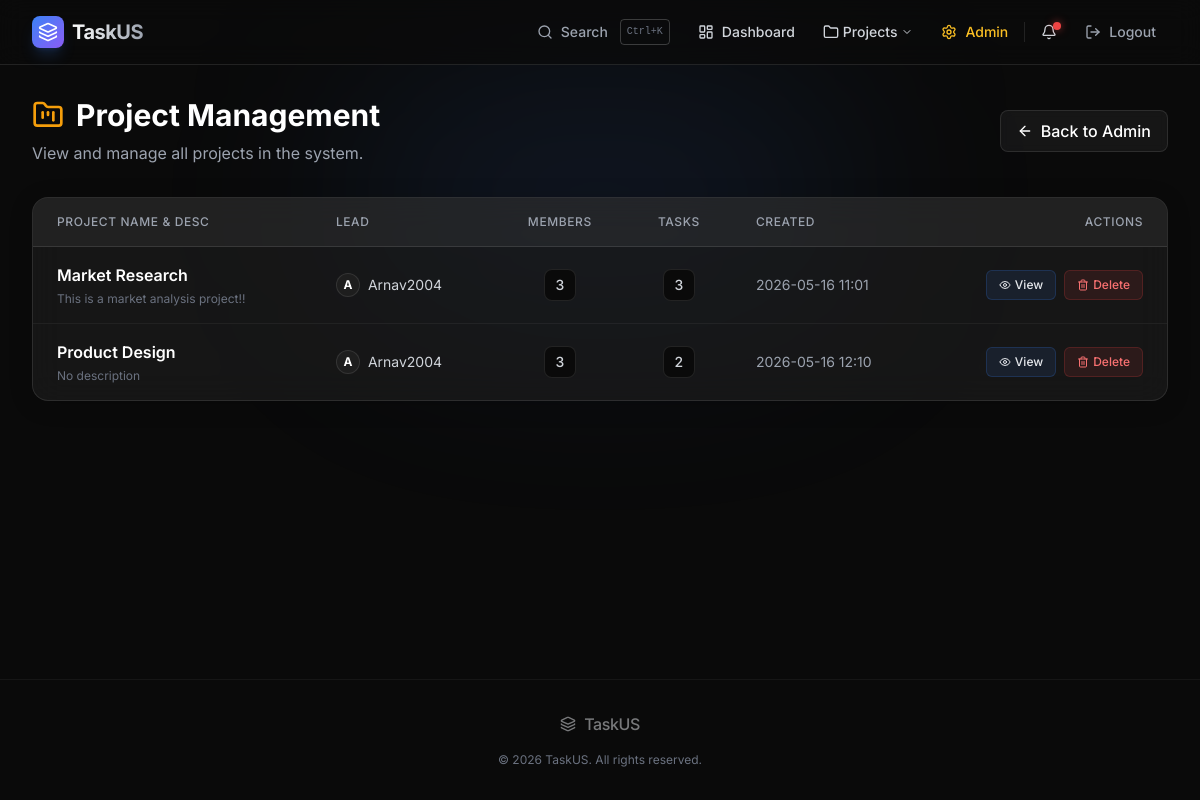
Screenshot of /admin/projects (signed in) with the database file from the repository.
### app.py (models this page shows, shortened)
class Project(db.Model):
    __tablename__ = 'projects'
    id = db.Column(db.Integer, primary_key=True)
    name = db.Column(db.String(140), nullable=False)
    description = db.Column(db.Text, nullable=True)
    created_at = db.Column(db.DateTime, default=datetime.utcnow)
    owner_id = db.Column(db.Integer, db.ForeignKey('users.id'), nullable=False)
    tasks = db.relationship('Task', backref='project', lazy=True, cascade='all, delete')
    members = db.relationship('ProjectMember', backref='project', lazy=True, cascade='all, delete')

class User(db.Model):
    __tablename__ = 'users'
    id = db.Column(db.Integer, primary_key=True)
    username = db.Column(db.String(80), unique=True, nullable=False)
    email = db.Column(db.String(120), unique=True, nullable=False)
    password_hash = db.Column(db.String(256), nullable=False)
    role = db.Column(db.String(16), nullable=False, default='Member')
    is_suspended = db.Column(db.Boolean, default=False)
    created_at = db.Column(db.DateTime, default=datetime.utcnow)
    created_projects = db.relationship('Project', backref='owner', lazy=True)
    tasks_created = db.relationship('Task', foreign_keys='Task.created_by_id', backref='creator', lazy=True)
    membership = db.relationship('ProjectMember', backref='user', lazy=True)
    task_assignments = db.relationship('TaskAssignee', backref='user', lazy=True)

### app.py (the view)
    def wrapped(*args, **kwargs):
        user = current_user()
        if not user or user.role != 'Admin':
            flash('Admin access required.', 'error')
            return redirect(url_for('dashboard'))
        return view(*args, **kwargs)

### app.py (called while the page is built)
def current_user():
    user_id = session.get('user_id')
    if not user_id:
        return None
    return User.query.get(user_id)

@app.context_processor
def inject_global_data():
    user = current_user()
    if user:
        unread_notifications = Notification.query.filter_by(user_id=user.id, is_read=False).order_by(Notification.created_at.desc()).all()
        if user.role == 'Admin':
            all_projects = Project.query.order_by(Project.name).all()
        else:
            all_projects = Project.query.join(ProjectMember).filter(ProjectMember.user_id == user.id).order_by(Project.name).all()
        return dict(unread_notifications=unread_notifications, global_projects=all_projects)
    return dict(unread_notifications=[], global_projects=[])

def admin_required(view):
    def wrapped(*args, **kwargs):
        user = current_user()
        if not user or user.role != 'Admin':
            flash('Admin access required.', 'error')
            return redirect(url_for('dashboard'))
        return view(*args, **kwargs)
    wrapped.__name__ = view.__name__
    return wrapped

@app.after_request
def add_header(response):
    if 'user_id' not in session:
        response.headers['Cache-Control'] = 'no-store, no-cache, must-revalidate, post-check=0, pre-check=0, max-age=0'
        response.headers['Pragma'] = 'no-cache'
        response.headers['Expires'] = '-1'
    return response

@app.route('/admin/projects', methods=['GET'])
@admin_required
def admin_projects():
    projects = Project.query.all()
    return render_template('admin_projects.html', projects=projects)

@app.context_processor
def utility_processor():
    return {'current_user': current_user, 'format_overdue': format_overdue}

### templates/admin_projects.html (shortened to what this page needs)
{% extends 'base.html' %}
{% block content %}
<div class="mb-8 flex flex-col sm:flex-row sm:items-center justify-between gap-4">
    <div>
        <h1 class="text-3xl font-bold text-white flex items-center gap-3">
            <i data-lucide="folder-kanban" class="w-8 h-8 text-amber-500"></i>
            Project Management
        </h1>
        <p class="mt-2 text-gray-400">View and manage all projects in the system.</p>
    </div>
    <a href="{{ url_for('admin_dashboard') }}" class="inline-flex items-center px-4 py-2 bg-white/5 hover:bg-white/10 border border-white/10 text-white rounded-lg font-medium transition-all duration-200 backdrop-blur-sm">
        <i data-lucide="arrow-left" class="w-4 h-4 mr-2"></i>
        Back to Admin
    </a>
</div>
<div class="glass-card rounded-2xl border border-white/10 overflow-hidden">
    {% if projects %}
        <div class="overflow-x-auto">
            <table class="w-full text-left border-collapse min-w-[900px]">
                <thead>
                    <tr class="bg-white/5 border-b border-white/10 text-xs text-gray-400 uppercase tracking-wider">
                        <th class="py-4 px-6 font-medium">Project Name & Desc</th>
                        <th class="py-4 px-6 font-medium">Lead</th>
                        <th class="py-4 px-6 font-medium text-center">Members</th>
                        <th class="py-4 px-6 font-medium text-center">Tasks</th>
                        <th class="py-4 px-6 font-medium">Created</th>
                        <th class="py-4 px-6 font-medium text-right">Actions</th>
                    </tr>
                </thead>
                <tbody class="divide-y divide-white/5">
                    {% for project in projects %}
                        <tr class="hover:bg-white/5 transition-colors group">
                            <td class="py-4 px-6">
                                <a href="{{ url_for('project_detail', project_id=project.id) }}" class="flex flex-col group/link">
                                    <span class="text-white font-semibold group-hover/link:text-brand-400 transition-colors flex items-center gap-2">
                                        {{ project.name }}
                                    </span>
                                    <span class="text-xs text-gray-500 mt-1 line-clamp-1 max-w-xs">{{ project.description if project.description else 'No description' }}</span>
                                </a>
                            </td>
                            <td class="py-4 px-6">
                                <div class="flex items-center gap-2">
                                    <div class="w-6 h-6 rounded-full bg-dark-700 flex items-center justify-center text-xs text-white font-bold border border-white/10">{{ project.owner.username[0] | upper }}</div>
                                    <span class="text-sm text-gray-300">{{ project.owner.username }}</span>
                                </div>
                            </td>
                            <td class="py-4 px-6 text-center">
                                <span class="inline-flex items-center justify-center w-8 h-8 rounded-lg bg-dark-900 border border-white/10 text-gray-300 text-sm font-medium">{{ project.members|length }}</span>
                            </td>
                            <td class="py-4 px-6 text-center">
                                <span class="inline-flex items-center justify-center w-8 h-8 rounded-lg bg-dark-900 border border-white/10 text-gray-300 text-sm font-medium">{{ project.tasks|length }}</span>
                            </td>
                            <td class="py-4 px-6 text-sm text-gray-400">
                                {{ project.created_at.strftime('%Y-%m-%d %H:%M') }}
                            </td>
                            <td class="py-4 px-6 text-right">
                                <div class="flex items-center justify-end gap-2">
                                    <a href="{{ url_for('project_detail', project_id=project.id) }}" class="inline-flex items-center px-3 py-1.5 bg-brand-500/10 hover:bg-brand-500/20 text-brand-400 border border-brand-500/20 rounded-md text-xs font-medium transition-colors">
                                        <i data-lucide="eye" class="w-3 h-3 mr-1"></i> View
                                    </a>
                                    <form method="POST" action="{{ url_for('admin_delete_project', project_id=project.id) }}" class="inline-block m-0" onsubmit="return confirm('Are you sure? This will delete all tasks in this project.');">
                                        <button type="submit" class="inline-flex items-center px-3 py-1.5 bg-red-500/10 hover:bg-red-500/20 text-red-400 border border-red-500/20 rounded-md text-xs font-medium transition-colors">
                                            <i data-lucide="trash-2" class="w-3 h-3 mr-1"></i> Delete
                                        </button>
                                    </form>
                                </div>
                            </td>
                        </tr>
                    {% endfor %}
                </tbody>
            </table>
        </div>
    {% else %}
        <div class="p-12 text-center">
            <i data-lucide="folder-search" class="w-16 h-16 text-gray-600 mx-auto mb-4"></i>
            <h3 class="text-lg font-medium text-white mb-2">No projects found</h3>
            <p class="text-gray-400 mb-6">There are currently no projects in the system.</p>
        </div>
    {% endif %}
</div>
{% endblock %}

### static/styles.css (style rules this page uses)
body { -webkit-font-smoothing: antialiased; -moz-osx-font-smoothing: grayscale; }
.glass-card { background: rgba(30, 30, 30, 0.6); backdrop-filter: blur(16px); -webkit-backdrop-filter: blur(16px); border: 1px solid rgba(255, 255, 255, 0.05); box-shadow: 0 4px 24px -1px rgba(0, 0, 0, 0.2); transition: all 0.3s ease; }

### rows the page displays
Project: name "Market Research", description "This is a market analysis project!!", owner "A", owner.username "Arnav2004", members|length "3", tasks|length "3", created_at "2026-05-16 11:01"
Project: name "Product Design", description "No description", owner "A", owner.username "Arnav2004", members|length "3", tasks|length "2", created_at "2026-05-16 12:10"
